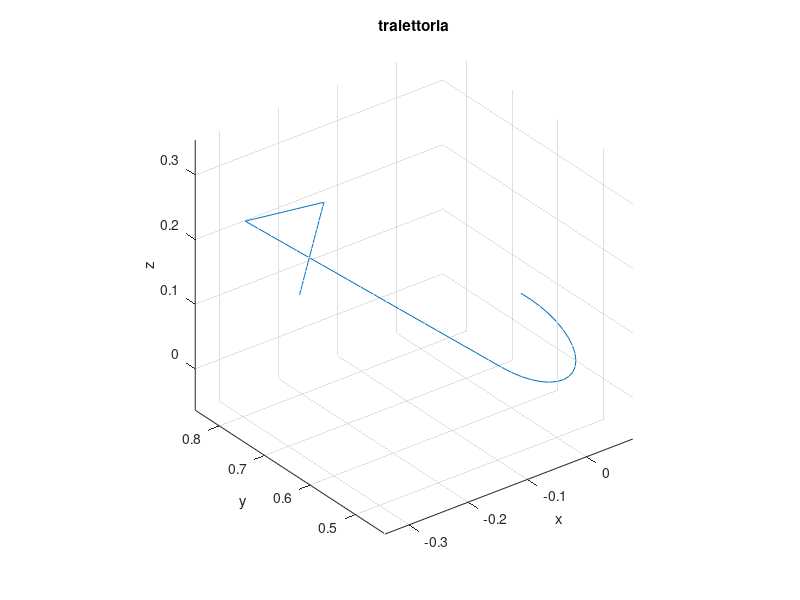

Here is the MATLAB script that generated this plot: (Note: this script raises an error after producing the figure.)
% clear 
close all

T_primo_tratto=2;
T_secondo_tratto=2;
T_terzo_tratto=2;
T_quarto_tratto=2;
Tfin=T_primo_tratto+T_secondo_tratto+T_terzo_tratto+T_quarto_tratto; % durata 
dt=0.1; % intervallo step

t=0:dt:Tfin;

t1=0:dt:T_primo_tratto;
P2=[-2,3,0,0]';
A=[0.5,3,0,pi/2]';
P=[];
for i=t1
    P=[P P2+(A-P2)/T_primo_tratto*i];
end
P(:,end)=[];

t2=0:dt:T_secondo_tratto;
B=[-1,4,0,pi]';
R=[]; 
for i=t2
    R=[R A+(B-A)/T_secondo_tratto*i];
end
R(:,end)=[];

t3=0:dt:T_terzo_tratto;
C=[-1,0,0,3*pi/2]';
Q=[];
for i=t3
    Q=[Q B+(C-B)/T_terzo_tratto*i];
end
Q(:,end)=[];

t4=0:dt:T_quarto_tratto;
% P3=[1,0,0,2*pi]';
Pc=[0,0,0,2*pi]';
W=[];
alpha=0;
raggio=1;
Rot=[cos(alpha) -sin(alpha) 0 0;sin(alpha) cos(alpha) 0 0; 0 0 1 0; 0 0 0 1];

for i=t4
    alpha = 0 + pi/T_quarto_tratto*i;
    Rot=[cos(alpha) -sin(alpha) 0 0;sin(alpha) cos(alpha) 0 0; 0 0 1 0; 0 0 0 1];
    W=[W Pc+Rot*(C-Pc)];
end

trajectory(:,:)=[P(:,:) R(:,:) Q(:,:) W(:,:)];

G=trajectory(4,:);
Gp=P(4,:);
Gr=R(4,:);
Gq=Q(4,:);
Gw=W(4,:);


%% trasformazione della traiettoria
 
% per routare il piano xy su cui giace la traiettoria uso le matrici di rototraslazione
trajectory=[trajectory(1:3,:); ones(1,length(trajectory))];
P=[P(1:3,:); ones(1,length(P))];
R=[R(1:3,:); ones(1,length(R))];
Q=[Q(1:3,:); ones(1,length(Q))];
W=[W(1:3,:); ones(1,length(W))];

scala=0.1;

mtraj_1=[cos(pi/4) -sin(pi/4) 0 0;
         sin(pi/4) cos(pi/4) 0 0;
         0 0 1 0;
         0 0 0 1];
       
mtraj_2=[1 0 0 0;
         0 cos(pi/6) -sin(pi/6) 0;
         0 sin(pi/6) cos(pi/6) 0;
         0 0 0 1];

mtraj_3=[1 0 0 4;
         0 1 0 4;
         0 0 1 -1.5;
         0 0 0 1];
        
mtraj=mtraj_1*mtraj_2*mtraj_3;         
    
for i=1:length(trajectory)   
  trajectory(:,i)=mtraj*trajectory(:,i)*scala;
end

for i=1:length(P)
    P(:,i)=mtraj*P(:,i)*scala;
end

for i=1:length(R)
    R(:,i)=mtraj*R(:,i)*scala;
end

for i=1:length(Q)
    Q(:,i)=mtraj*Q(:,i)*scala;
end

for i=1:length(W)
    W(:,i)=mtraj*W(:,i)*scala;
end

trajectory=[trajectory(1:3,:);G(1,:)];
P=[P(1:3,:);Gp(1,:)];
R=[R(1:3,:);Gr(1,:)];
Q=[Q(1:3,:);Gq(1,:)];
W=[W(1:3,:);Gw(1,:)];

%% Stampo risultati

figure(1)
plot3(trajectory(1,:),trajectory(2,:),trajectory(3,:))
title("traiettoria")
xlabel("x")
ylabel("y")
zlabel("z")
axis("equal")
grid on

geometria_SCARA
plot_SCARA_trajectory([0 pi/2 0 0]',[0.5515 1.8684 0.2299 -2.419]',[0 0 0]' ,L,1,[37 37])

figure(2)
plot(t,trajectory(1,:))
grid on
title("Direzione X")

figure(3)
plot(t,trajectory(2,:))
grid on
title("Direzione Y")

figure(4)
plot(t,trajectory(3,:))
grid on
title("Direzione Z")

figure(5)
plot(t,trajectory(4,:))
grid on
title("Angolo polso")
